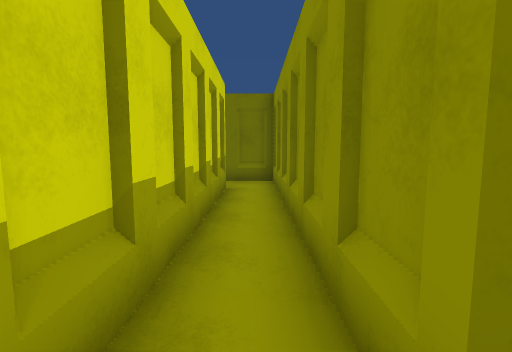
[1] (above)

12 first-person views from a walk through a Unity game level. The camera is 1.5 m above the floor, tilts 6° down and sees 85° across. The floor is counted in squares, 1.25 m on a side. Each view is taken from the middle of a square. On the plan, view 1 faces up. The plan holds only what a view shows up to about 13 squares ahead; the rest is blank. The place goes on beyond the plan. The player character is not drawn. Some animated figures are not drawn.

[2]
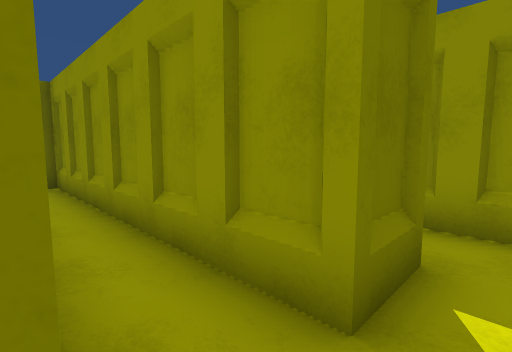

[3]
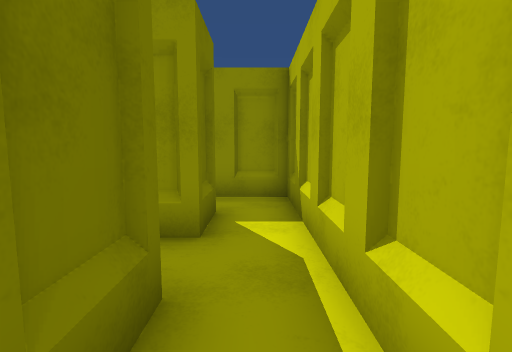

[4]
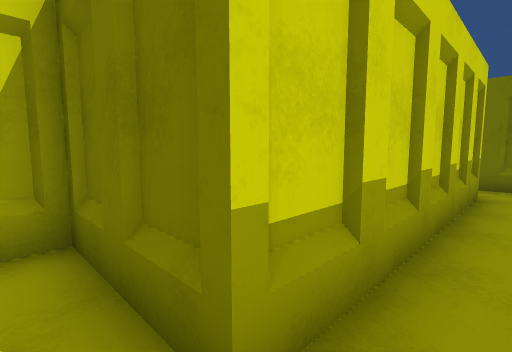

[5]
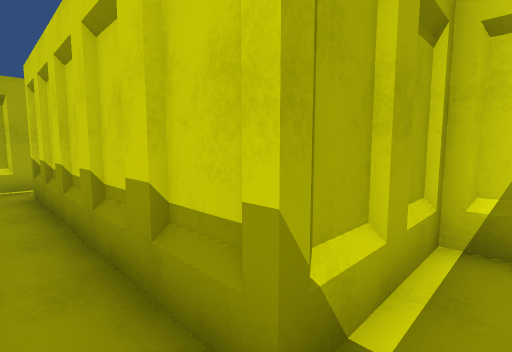

[6]
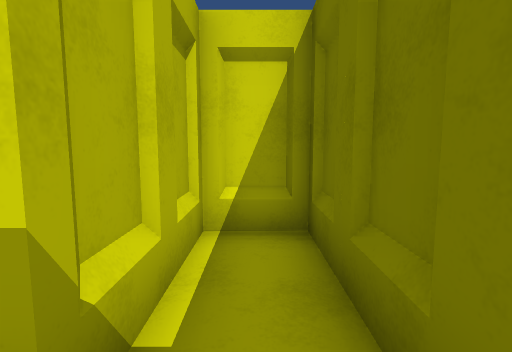

[7]
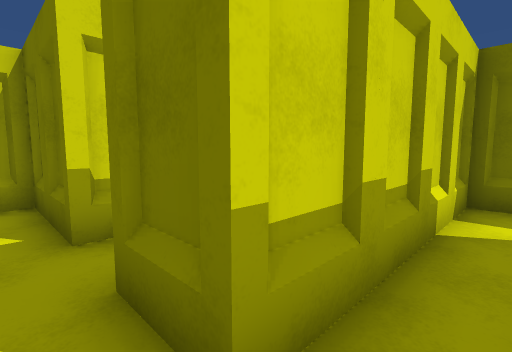

[8]
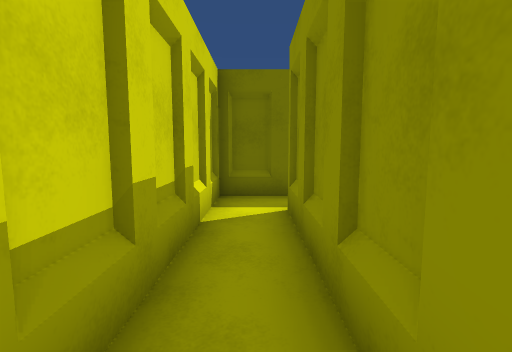

[9]
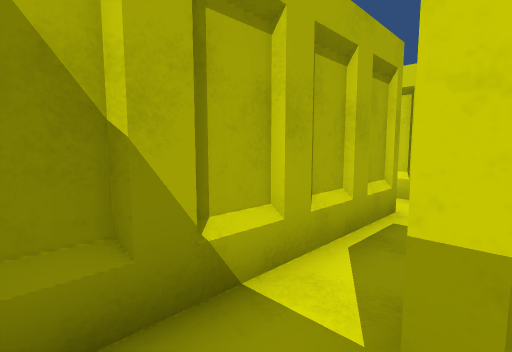

[10]
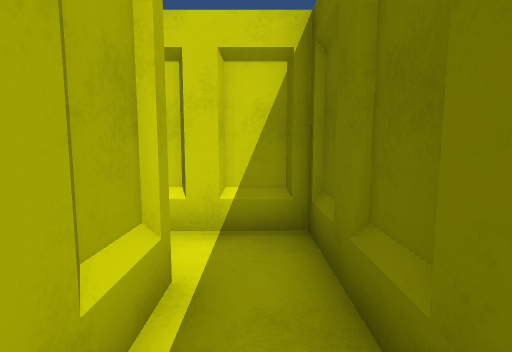

[11]
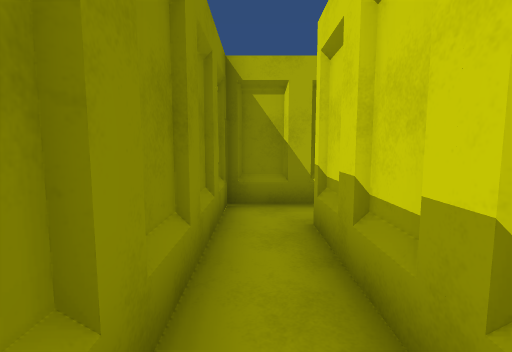

[12]
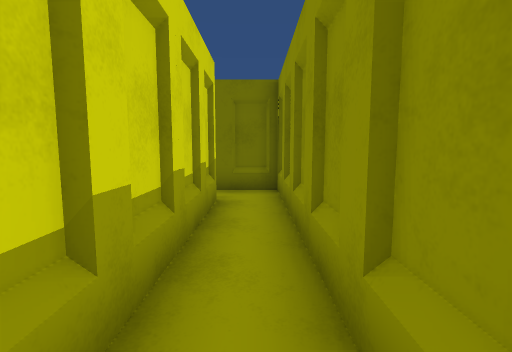

### Floor plan
Points are (right, up) in squares from view 1. A wall is a line through its corners. A room is listed if a view was taken in it or the views show most of it. See-through windows are left out.
Room 1 (views 1, 4, 5, 6, 12)
walls: (2.1, 0.7) (0.6, 0.7) (0.6, 9.7) (-3.9, 9.7) (-3.9, 8.2) (-0.9, 8.2) (-0.9, 0.7); (-0.5, -0.8) (2.4, -0.8)
ways out: opening at (-1.5, 0) to room 2; opening at (1.5, 0) to room 3
Room 2 (views 2, 3)
walls: (-2.5, -0.8) (-0.5, -0.8); (-0.9, 0.7) (-3.9, 0.7) (-3.9, -0.5)
ways out: opening at (-1.5, 0) to room 1; opening at (-3, -1.5)
Room 3 (views 7, 8, 9, 10, 11)
walls: (5.2, 6.7) (2.1, 6.7) (2.1, 0.7); (2.4, -0.8) (3.6, -0.8) (3.6, 5.2) (5.2, 5.2)
ways out: opening at (1.5, 0) to room 1

Where each view was taken, in squares from view 1:
view 1: 0 up, 0 right, facing up
view 2: 0 up, 1 left, facing up-right
view 3: 0 up, 3 left, facing right
view 4: 0 up, 0 right, facing up-left
view 5: 9 up, 0 right, facing down-left
view 6: 9 up, 0 right, facing left
view 7: 0 up, 3 right, facing up-left
view 8: 0 up, 3 right, facing up
view 9: 1 up, 3 right, facing down-left
view 10: 6 up, 6 right, facing left
view 11: 5 up, 3 right, facing down
view 12: 2 up, 0 right, facing up
